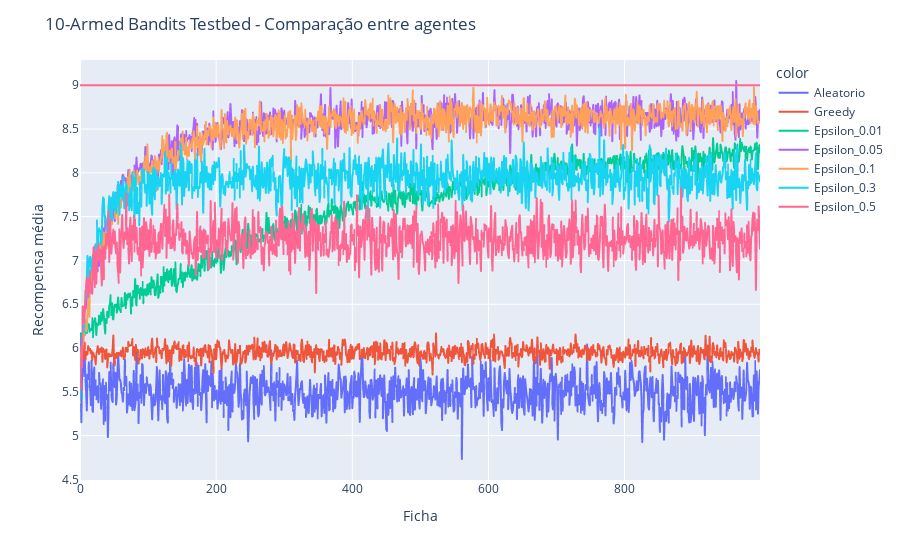

The notebook cell this image was saved under:
### Code cell
fig = px.line(all_res[['recompensa_media', 'recompensa_maxima']], color=all_res['agente'])
fig.update_layout({
    'title': '10-Armed Bandits Testbed - Comparação entre agentes',
    'xaxis_title': 'Ficha',
    'yaxis_title': 'Recompensa média'
})

### Figure 1 — Plotly figure (JSON) as saved in the notebook; plotly's stock layout.template omitted (floating-point values rounded to 4 significant figures; data arrays with more than 128 entries replaced by an {"elided": "..."} marker saying what was removed)
{"data": [{"hovertemplate": "color=Aleatorio<br>variable=recompensa_media<br>index=%{x}<br>value=%{y}<extra></extra>", "legendgroup": "Aleatorio", "line": {"color": "#636efa", "dash": "solid"}, "mode": "lines", "name": "Aleatorio", "showlegend": true, "type": "scattergl", "x": {"elided": "1000 int values"}, "xaxis": "x", "y": {"elided": "1000 float values"}, "yaxis": "y"}, {"hovertemplate": "color=Aleatorio<br>variable=recompensa_maxima<br>index=%{x}<br>value=%{y}<extra></extra>", "legendgroup": "Aleatorio", "line": {"color": "#636efa", "dash": "solid"}, "mode": "lines", "name": "Aleatorio", "showlegend": false, "type": "scattergl", "x": {"elided": "1000 int values"}, "xaxis": "x", "y": {"elided": "1000 int values"}, "yaxis": "y"}, {"hovertemplate": "color=Greedy<br>variable=recompensa_media<br>index=%{x}<br>value=%{y}<extra></extra>", "legendgroup": "Greedy", "line": {"color": "#EF553B", "dash": "solid"}, "mode": "lines", "name": "Greedy", "showlegend": true, "type": "scattergl", "x": {"elided": "1000 int values"}, "xaxis": "x", "y": {"elided": "1000 float values"}, "yaxis": "y"}, {"hovertemplate": "color=Greedy<br>variable=recompensa_maxima<br>index=%{x}<br>value=%{y}<extra></extra>", "legendgroup": "Greedy", "line": {"color": "#EF553B", "dash": "solid"}, "mode": "lines", "name": "Greedy", "showlegend": false, "type": "scattergl", "x": {"elided": "1000 int values"}, "xaxis": "x", "y": {"elided": "1000 int values"}, "yaxis": "y"}, {"hovertemplate": "color=Epsilon_0.01<br>variable=recompensa_media<br>index=%{x}<br>value=%{y}<extra></extra>", "legendgroup": "Epsilon_0.01", "line": {"color": "#00cc96", "dash": "solid"}, "mode": "lines", "name": "Epsilon_0.01", "showlegend": true, "type": "scattergl", "x": {"elided": "1000 int values"}, "xaxis": "x", "y": {"elided": "1000 float values"}, "yaxis": "y"}, {"hovertemplate": "color=Epsilon_0.01<br>variable=recompensa_maxima<br>index=%{x}<br>value=%{y}<extra></extra>", "legendgroup": "Epsilon_0.01", "line": {"color": "#00cc96", "dash": "solid"}, "mode": "lines", "name": "Epsilon_0.01", "showlegend": false, "type": "scattergl", "x": {"elided": "1000 int values"}, "xaxis": "x", "y": {"elided": "1000 int values"}, "yaxis": "y"}, {"hovertemplate": "color=Epsilon_0.05<br>variable=recompensa_media<br>index=%{x}<br>value=%{y}<extra></extra>", "legendgroup": "Epsilon_0.05", "line": {"color": "#ab63fa", "dash": "solid"}, "mode": "lines", "name": "Epsilon_0.05", "showlegend": true, "type": "scattergl", "x": {"elided": "1000 int values"}, "xaxis": "x", "y": {"elided": "1000 float values"}, "yaxis": "y"}, {"hovertemplate": "color=Epsilon_0.05<br>variable=recompensa_maxima<br>index=%{x}<br>value=%{y}<extra></extra>", "legendgroup": "Epsilon_0.05", "line": {"color": "#ab63fa", "dash": "solid"}, "mode": "lines", "name": "Epsilon_0.05", "showlegend": false, "type": "scattergl", "x": {"elided": "1000 int values"}, "xaxis": "x", "y": {"elided": "1000 int values"}, "yaxis": "y"}, {"hovertemplate": "color=Epsilon_0.1<br>variable=recompensa_media<br>index=%{x}<br>value=%{y}<extra></extra>", "legendgroup": "Epsilon_0.1", "line": {"color": "#FFA15A", "dash": "solid"}, "mode": "lines", "name": "Epsilon_0.1", "showlegend": true, "type": "scattergl", "x": {"elided": "1000 int values"}, "xaxis": "x", "y": {"elided": "1000 float values"}, "yaxis": "y"}, {"hovertemplate": "color=Epsilon_0.1<br>variable=recompensa_maxima<br>index=%{x}<br>value=%{y}<extra></extra>", "legendgroup": "Epsilon_0.1", "line": {"color": "#FFA15A", "dash": "solid"}, "mode": "lines", "name": "Epsilon_0.1", "showlegend": false, "type": "scattergl", "x": {"elided": "1000 int values"}, "xaxis": "x", "y": {"elided": "1000 int values"}, "yaxis": "y"}, {"hovertemplate": "color=Epsilon_0.3<br>variable=recompensa_media<br>index=%{x}<br>value=%{y}<extra></extra>", "legendgroup": "Epsilon_0.3", "line": {"color": "#19d3f3", "dash": "solid"}, "mode": "lines", "name": "Epsilon_0.3", "showlegend": true, "type": "scattergl", "x": {"elided": "1000 int values"}, "xaxis": "x", "y": {"elided": "1000 float values"}, "yaxis": "y"}, {"hovertemplate": "color=Epsilon_0.3<br>variable=recompensa_maxima<br>index=%{x}<br>value=%{y}<extra></extra>", "legendgroup": "Epsilon_0.3", "line": {"color": "#19d3f3", "dash": "solid"}, "mode": "lines", "name": "Epsilon_0.3", "showlegend": false, "type": "scattergl", "x": {"elided": "1000 int values"}, "xaxis": "x", "y": {"elided": "1000 int values"}, "yaxis": "y"}, {"hovertemplate": "color=Epsilon_0.5<br>variable=recompensa_media<br>index=%{x}<br>value=%{y}<extra></extra>", "legendgroup": "Epsilon_0.5", "line": {"color": "#FF6692", "dash": "solid"}, "mode": "lines", "name": "Epsilon_0.5", "showlegend": true, "type": "scattergl", "x": {"elided": "1000 int values"}, "xaxis": "x", "y": {"elided": "1000 float values"}, "yaxis": "y"}, {"hovertemplate": "color=Epsilon_0.5<br>variable=recompensa_maxima<br>index=%{x}<br>value=%{y}<extra></extra>", "legendgroup": "Epsilon_0.5", "line": {"color": "#FF6692", "dash": "solid"}, "mode": "lines", "name": "Epsilon_0.5", "showlegend": false, "type": "scattergl", "x": {"elided": "1000 int values"}, "xaxis": "x", "y": {"elided": "1000 int values"}, "yaxis": "y"}], "layout": {"legend": {"title": {"text": "color"}, "tracegroupgap": 0}, "margin": {"t": 60}, "title": {"text": "10-Armed Bandits Testbed - Comparação entre agentes"}, "xaxis": {"anchor": "y", "domain": [0, 1], "title": {"text": "Ficha"}}, "yaxis": {"anchor": "x", "domain": [0, 1], "title": {"text": "Recompensa média"}}}}
